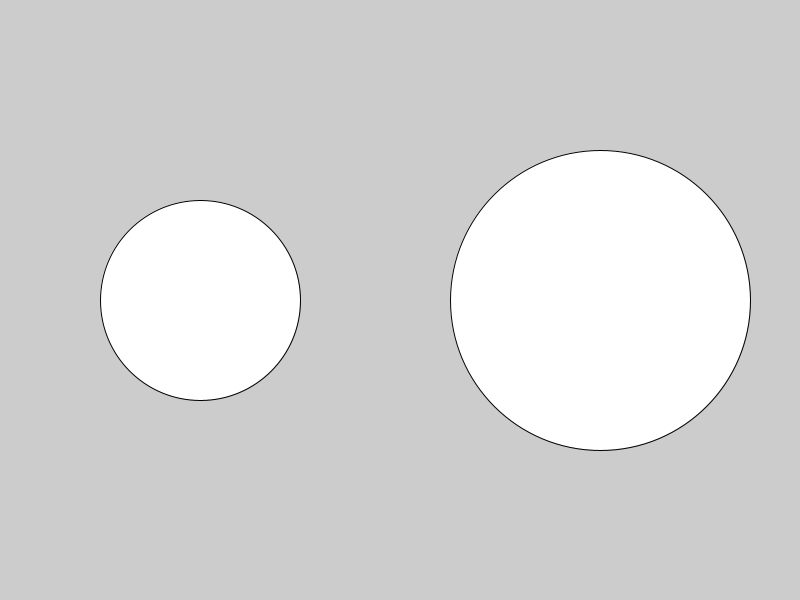
Frame 1 (no input)
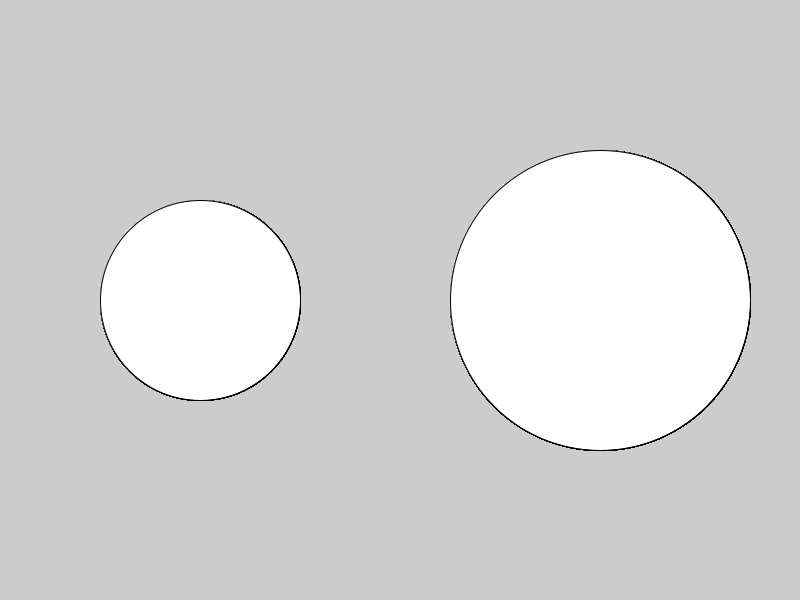
Frame 60 (the mouse pressed at the canvas centre just before this capture)
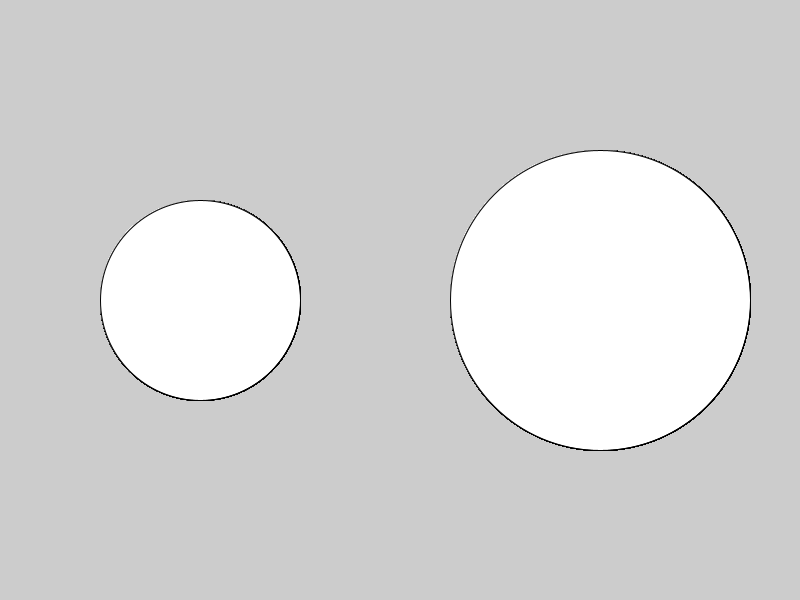
Frame 120 (the mouse held since frame 60 and released just before this capture)

The Processing sketch that drew these frames (run headless with seeded random() and noise(); from frame 60 on, the mouse is pressed at the canvas centre):

// Processing sketch: sketch_13_004
// ── sketch_13_004.pde
DrawEllipse myCircle1;
DrawEllipse myCircle2;

void setup() {
  size(800, 600);
  smooth();
  myCircle1 = new DrawEllipse(200, new PVector(width/4, height/2));
  myCircle2 = new DrawEllipse(300, new PVector(3*width/4, height/2));
}

void draw() {
  myCircle1.ellipseDraw();
  myCircle2.ellipseDraw();
}

class DrawEllipse {
  float diameter;
  PVector location;
  
  DrawEllipse(float _diameter, PVector _location) {
    diameter = _diameter;
    location = _location;
  }
  
  void ellipseDraw() {
    ellipse(location.x, location.y, diameter, diameter);
  }
}
